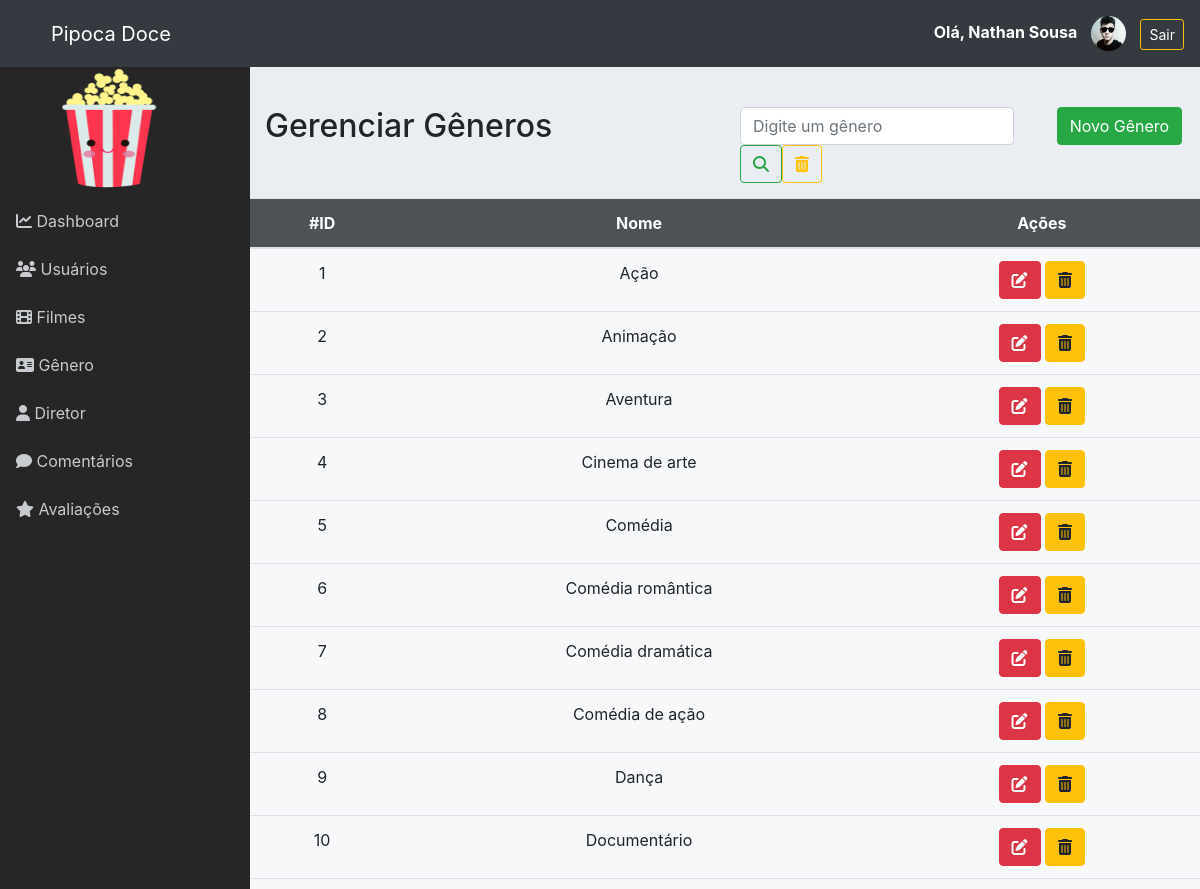
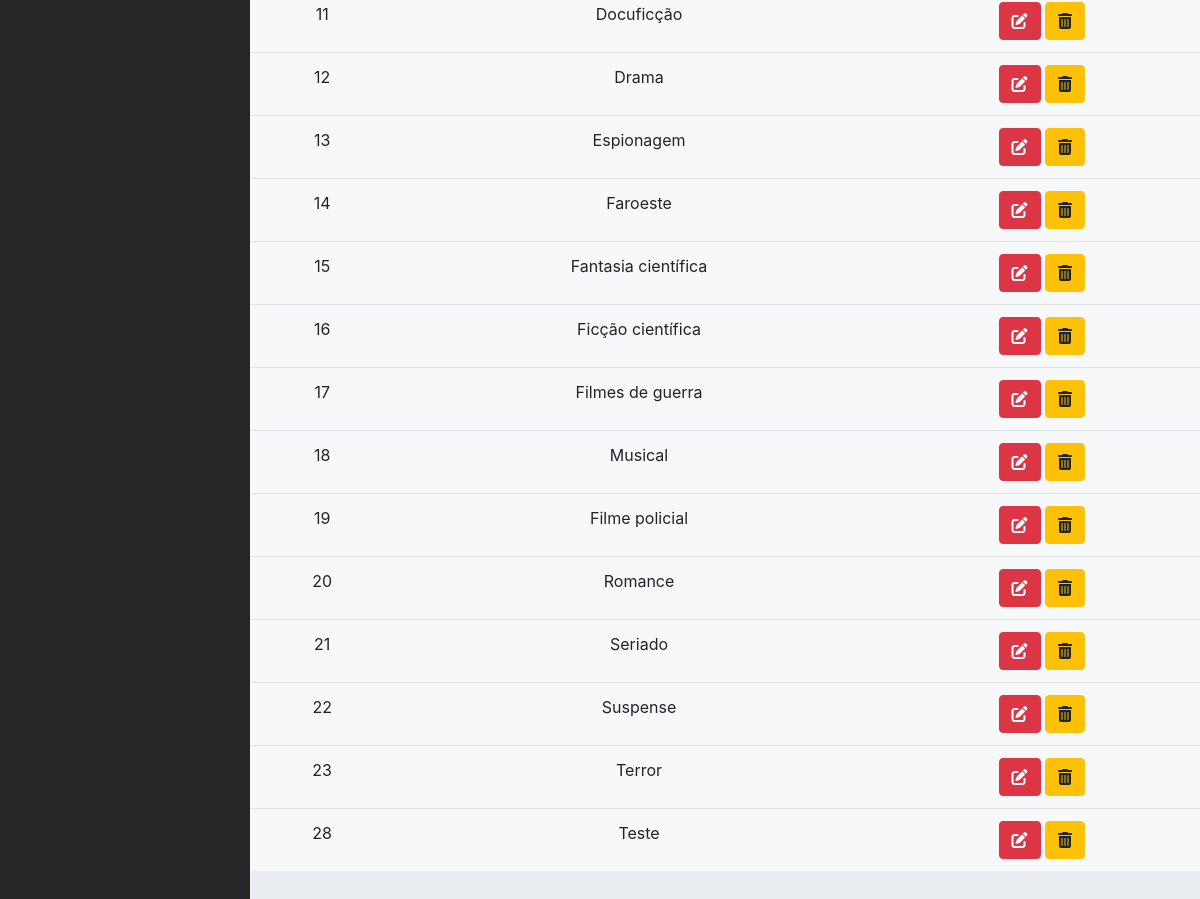
The page /admin/genero.php (signed in) on the database its author committed (2 pictures, top to bottom).
### tables this page shows
CREATE TABLE `genero` (
  `id` int NOT NULL AUTO_INCREMENT,
  `nome` varchar(100) NOT NULL,
  PRIMARY KEY (`id`)
);

### admin/classes/Conexao.php (called while the page is built, shortened)
<?php
class Conexao
{
	private $host;
	private $user;
	private $password;
	public function __construct() {
		$this->host = 'mysql:host=localhost;dbname=pipoca_doce';
		$this->user = 'root';
		$this->password = 'root';
	}
	public function conectar() {
		try {
			$conn = new PDO(
				$this->host,
				$this->user,
				$this->password,
				array(
					PDO::ATTR_ERRMODE => PDO::ERRMODE_EXCEPTION,
					PDO::MYSQL_ATTR_INIT_COMMAND => "SET NAMES utf8"
				)
			);
			return $conn;
		} catch (PDOException $e) {
			echo 'Erro na conexao. Erro reportado: ' . $e->getMessage();
			exit;
		}
	}
}

### admin/classes/GeneroDAO.php (called while the page is built, shortened)
<?php
require_once 'Model.php';
class GeneroDAO extends Model
{
	public function __construct()
	{
		$this->tabela = 'genero';
		$this->class = 'Genero';
	}
	public function listar($pesquisa = '')
	{
		if ($pesquisa != '') {
            $sql = "SELECT * FROM {$this->tabela}
                    WHERE nome like '%{$pesquisa}%'
                        OR nome like '%{$pesquisa}%'";
		} else {
			$sql = "SELECT * FROM {$this->tabela}";
		}
		$stmt = $this->db->prepare($sql);
		$stmt->setFetchMode(PDO::FETCH_CLASS, $this->class);
		$stmt->execute();
		return $stmt->fetchAll();
	}
}

### admin/classes/Model.php (called while the page is built, shortened)
<?php
require 'Conexao.php';
class Model
{
	public function __construct()
	{
		$conexao = new Conexao();
		$this->db = $conexao->conectar();
	}
}

### admin/classes/Genero.php (called while the page is built, shortened)
<?php
class Genero
{
	private $id;
	private $nome;
    public function getId()
    {
        return $this->id;
    }
    public function getNome()
    {
        return $this->nome;
    }
}

### admin/genero.php (the view)
<?php include './layout/header.php';?>
<?php include './layout/menu.php';?>
<?php
require 'classes/Genero.php';
require 'classes/GeneroDAO.php';
$generoDAO = new GeneroDAO();
$generos = $generoDAO->listar();
if(isset($_GET['pesquisa']) && $_GET['pesquisa'] != '') {
	$generos = $generoDAO->listar($_GET['pesquisa']);
} else {
	$generos = $generoDAO->listar();
}
?>
<div class="row" style="margin-top:40px">
	<div class="col-6">
		<h2>Gerenciar Gêneros</h2>
	</div>
	<div class="col-4">
		<form class="form-inline my-2 my-lg-0">
		      <input class="form-control mr-sm-2" name="pesquisa" type="search" placeholder="Digite um gênero" aria-label="Pesquisar" value="<?= (isset($_GET['pesquisa']) ? $_GET['pesquisa'] : '') ?>">
		      <button class="btn btn-outline-success my-2 my-sm-0" type="submit">
		      	<i class="fas fa-search"></i>
		      </button>
		      <a href="./genero.php" class="btn btn-outline-warning my-2 my-sm-0">
		      	<i class="fas fa-trash-alt"></i>
		      </a>
	    </form>
	</div>
	<div class="col-2">
		<a href="form_genero.php" class="btn btn-success">Novo Gênero</a>
	</div>
</div>
<div class="row">
	<table class="table table-hover ttable-responsive-lg">
		<thead>
			<tr>
				<th>#ID</th>
				<th>Nome</th>
				<th>Ações</th>
			</tr>
		</thead>
		<tbody>
			<?php foreach ($generos as $genero) { ?>
			<tr>
				<td><?= $genero->getId() ?></td>
				<td><?= $genero->getNome() ?></td>
				<td>
					<a href="form_genero.php?id=<?= $genero->getId() ?>" class="btn btn-danger">
						<i class="fas fa-edit"></i>
					</a>
					<a href="controle_genero.php?acao=deletar&id=<?= $genero->getId() ?>" class="btn btn-warning" onclick="return confirm('Deseja realmente exluir o gênero?')">
						<i class="fas fa-trash-alt"></i>
					</a>
				</td>
			</tr>
			<?php } ?>
		</tbody>
	</table>
</div>
<?php include './layout/footer.php';?>

### admin/layout/header.php (shortened to what this page needs)
<!DOCTYPE html>
<html>
<head>
	<link rel="stylesheet" href="assets/css/bootstrap.min.css">
	<link href="https://cdn.jsdelivr.net/npm/select2@4.1.0-beta.1/dist/css/select2.min.css" rel="stylesheet" />
	<link rel="stylesheet" type="text/css" href="assets/css/all.css">
	<link rel="stylesheet" type="text/css" href="assets/css/estilo.css">
	<link rel="stylesheet" href="css/fontawesome.min.css">
</head>
<body>
	<nav class="navbar navbar-expand navbar-dark bg-dark">
		<a class="navbar-brand" href="home.php" style="margin-left: 35px;">Pipoca Doce</a>
		<div class="collapse navbar-collapse">
			<ul class="navbar-nav ml-auto">
        		<span class="navbar-text">
        			<a href="form_usuario.php?id=<?= $_SESSION['id_usuario'] ?>">
	              		<strong>
	               			Olá, <?= $_SESSION['nome'] ?>
	              		</strong>
              		<img src="./assets/img/usuario/<?= ($_SESSION['imagem'] != '' && file_exists('assets/img/usuario/'.$_SESSION['imagem']) ? $_SESSION['imagem'] : 'usuario.png' ) ?>" class="rounded-circle user-img-menu">
            		</a>
        			<small><a class="btn btn-outline-warning btn-sm" href="logout.php" onclick="return confirm('Deseja realmente sair?')">
        				Sair
        			</a>
        			</small>
      			</span>
			</ul>
		</div>
	</nav>
	<div class="d-flex">

### admin/layout/menu.php (shortened to what this page needs)
<nav class="sidebar">
	<div class="container">
		<a href="home.php">
      		<img src="./assets/img/pipoca.png" alt="">
    	</a>
	</div>
	<ul class="list-unstyled">
		<li>
			<a href="home.php"><i class="fas fa-chart-line"></i> Dashboard</a>
		</li>
        <li>
            <a href="usuario.php"><i class="fa fa-users"></i>  Usuários</a>
        </li>
        <li>
            <a href="filme.php"><i class="fa fa-film"></i></i>  Filmes</a>
        </li>
        <li>
            <a href="genero.php"><i class="fas fa-address-card"></i> Gênero</a>
        </li>
        <li>
            <a href="diretor.php"><i class="fa fa-user"></i> Diretor</a>
        </li>
        <li>
            <a href="comentarios.php"><i class="fas fa-comment"></i> Comentários</a>
        </li>
        <li>
            <a href="avaliacao.php"><i class="fa fa-star"></i></i> Avaliações</a>
        </li>
     </ul>
</nav>
<div class="container">

### admin/layout/footer.php (shortened to what this page needs)
</div>
</div>
</body>
</body>
</html>

### admin/assets/css/all.css (style rules this page uses)
.fa, .fas, .far, .fal, .fad, .fab { -moz-osx-font-smoothing: grayscale; -webkit-font-smoothing: antialiased; display: inline-block; font-style: normal; font-variant: normal; text-rendering: auto; line-height: 1; }
.fa-address-card:before { content: "\f2bb"; }
.fa-chart-line:before { content: "\f201"; }
.fa-comment:before { content: "\f075"; }
.fa-edit:before { content: "\f044"; }
.fa-film:before { content: "\f008"; }
.fa-search:before { content: "\f002"; }
.fa-star:before { content: "\f005"; }
.fa-trash-alt:before { content: "\f2ed"; }
.fa-user:before { content: "\f007"; }
.fa-users:before { content: "\f0c0"; }
.fa, .fas { font-family: 'Font Awesome 5 Free'; font-weight: 900; }

### admin/assets/css/estilo.css (style rules this page uses)
body { background: #f0f0f5; }
table thead tr { text-align: center; background: #343a40de; color: #FFF; font-size: 16px; }
table tbody tr { text-align: center; }
.table { background-color: #ffffff96; }
.row { margin-bottom: 15px; }
body { background-color: #eaeef3; }
.user-img-menu { width: 35px; margin-right: 10px; margin-left: 10px; }
.sidebar { background-color: #262626; min-width: 250px; max-width: 250px; min-height: calc(100vh - 56px); transition: all 0.3s; }
.sidebar a img { width: 110px; height: 130px; margin-left: 35px; }
.sidebar ul li a { display: block; padding: 0.75rem 1rem; color: #c7cace; text-decoration: none; }

### rows shown on the page
genero: id "1", nome "Ação"
genero: id "2", nome "Animação"
genero: id "3", nome "Aventura"
genero: id "4", nome "Cinema de arte"
genero: id "5", nome "Comédia"
genero: id "6", nome "Comédia romântica"
genero: id "7", nome "Comédia dramática"
genero: id "8", nome "Comédia de ação"
genero: id "9", nome "Dança"
genero: id "10", nome "Documentário"
genero: id "11", nome "Docuficção"
genero: id "12", nome "Drama"
genero: id "13", nome "Espionagem"
genero: id "14", nome "Faroeste"
genero: id "15", nome "Fantasia científica"
genero: id "16", nome "Ficção científica"
genero: id "17", nome "Filmes de guerra"
genero: id "18", nome "Musical"
genero: id "19", nome "Filme policial"
genero: id "20", nome "Romance"
genero: id "21", nome "Seriado"
genero: id "22", nome "Suspense"
genero: id "23", nome "Terror"
genero: id "28", nome "Teste"

### other values the page prints
$_SESSION['nome'] "Nathan Sousa"
